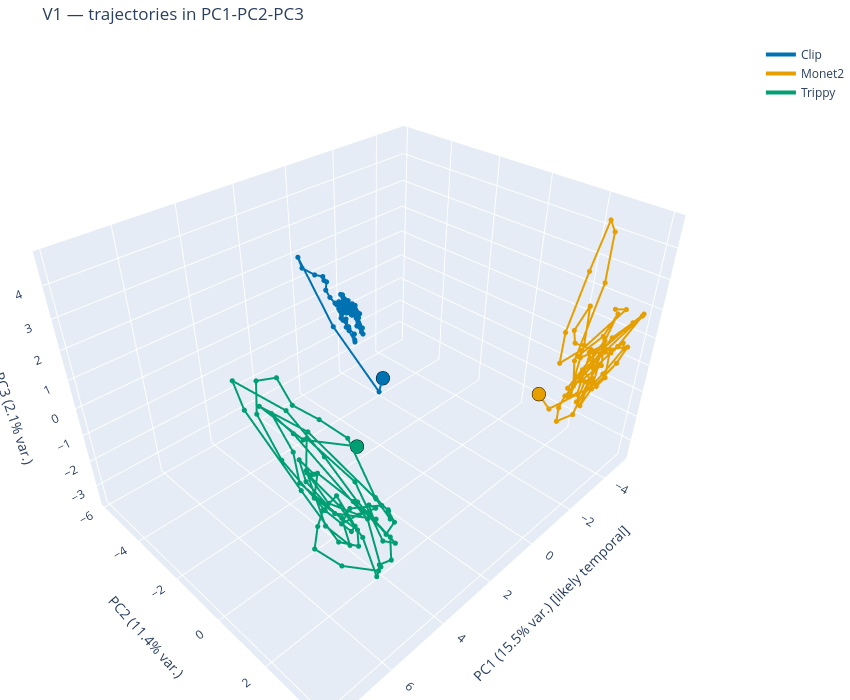

Notebook code for this chart:
### Markdown cell above
## Part 3 — Visualise V1 trajectories

V1 is our reference area. We plot the three stimulus trajectories in the top-3 PC space. Filled circle marks frame 0, open circle marks the last frame.

**What we're looking for:** do the trajectories peel apart at any point in the trial, or do they trace overlapping paths? PC1 likely captures stimulus-common temporal dynamics (the joint rise/settle); stimulus-specific differences should appear as separation along PC2-3.

**Qualitative shape question:** even when trajectories peel apart, *how* do they peel apart? Parallel curves at different points = stable per-stim representation. Intersecting / diverging curves = dynamic re-coding.

### Code cell
# 2-D trajectory (matplotlib).
fig, ax = plt.subplots(figsize=(8, 6))
traj_utils.plot_trajectory_2d(
    pca_per_area["V1"]["stim_pcs"], "V1", pca_per_area["V1"]["pca"], ax=ax,
)
fig.tight_layout()
fig.savefig(FIGURES_DIR / "3_v1_trajectory_2d.png", dpi=150)
plt.show()

# 3-D trajectory (Plotly).
fig3d = traj_utils.plot_trajectory_3d_plotly(
    pca_per_area["V1"]["stim_pcs"], "V1", pca_per_area["V1"]["pca"],
)
out_html = FIGURES_DIR / "3_v1_trajectory_3d.html"
fig3d.write_html(str(out_html))
print(f"saved {out_html}")
fig3d.show()

### Figure 1 — Plotly figure (JSON) as saved in the notebook; plotly's stock layout.template omitted (floating-point values rounded to 4 significant figures)
{"data": [{"line": {"color": "#0072B2", "width": 4}, "marker": {"color": "#0072B2", "size": 3}, "mode": "lines+markers", "name": "Clip", "text": ["frame 0 (0 ms)", "frame 1 (133 ms)", "frame 2 (266 ms)", "frame 3 (400 ms)", "frame 4 (533 ms)", "frame 5 (666 ms)", "frame 6 (800 ms)", "frame 7 (933 ms)", "frame 8 (1066 ms)", "frame 9 (1200 ms)", "frame 10 (1333 ms)", "frame 11 (1466 ms)", "frame 12 (1600 ms)", "frame 13 (1733 ms)", "frame 14 (1866 ms)", "frame 15 (2000 ms)", "frame 16 (2133 ms)", "frame 17 (2266 ms)", "frame 18 (2400 ms)", "frame 19 (2533 ms)", "frame 20 (2666 ms)", "frame 21 (2800 ms)", "frame 22 (2933 ms)", "frame 23 (3066 ms)", "frame 24 (3200 ms)", "frame 25 (3333 ms)", "frame 26 (3466 ms)", "frame 27 (3600 ms)", "frame 28 (3733 ms)", "frame 29 (3866 ms)", "frame 30 (4000 ms)", "frame 31 (4133 ms)", "frame 32 (4266 ms)", "frame 33 (4400 ms)", "frame 34 (4533 ms)", "frame 35 (4666 ms)", "frame 36 (4800 ms)", "frame 37 (4933 ms)", "frame 38 (5066 ms)", "frame 39 (5200 ms)", "frame 40 (5333 ms)", "frame 41 (5466 ms)", "frame 42 (5600 ms)", "frame 43 (5733 ms)", "frame 44 (5866 ms)", "frame 45 (6000 ms)", "frame 46 (6133 ms)", "frame 47 (6266 ms)", "frame 48 (6400 ms)", "frame 49 (6533 ms)", "frame 50 (6666 ms)", "frame 51 (6800 ms)", "frame 52 (6933 ms)", "frame 53 (7066 ms)", "frame 54 (7200 ms)", "frame 55 (7333 ms)", "frame 56 (7466 ms)", "frame 57 (7600 ms)", "frame 58 (7733 ms)", "frame 59 (7866 ms)", "frame 60 (8000 ms)", "frame 61 (8133 ms)", "frame 62 (8266 ms)", "frame 63 (8400 ms)", "frame 64 (8533 ms)", "frame 65 (8666 ms)", "frame 66 (8800 ms)", "frame 67 (8933 ms)", "frame 68 (9066 ms)", "frame 69 (9200 ms)", "frame 70 (9333 ms)", "frame 71 (9466 ms)", "frame 72 (9600 ms)", "frame 73 (9733 ms)", "frame 74 (9866 ms)"], "type": "scatter3d", "x": [-1.269, -0.9644, -0.239, -0.03355, -0.1468, -0.443, -0.5582, -0.5494, -0.6614, -0.5744, -0.5636, -0.657, -0.7464, -0.8377, -0.8335, -0.7712, -0.7511, -0.8508, -0.7733, -0.7949, -0.7674, -0.7097, -0.8784, -0.8922, -1.014, -0.9814, -0.9327, -0.9235, -0.9908, -1.135, -1.293, -1.313, -1.14, -1.032, -0.7963, -0.761, -0.8458, -0.8742, -1.057, -1.114, -1.04, -0.9185, -0.9932, -1.136, -1.091, -1.021, -1.237, -1.333, -1.475, -1.39, -1.32, -1.331, -1.276, -1.275, -1.392, -1.445, -1.322, -1.195, -1.221, -1.165, -1.109, -1.053, -1.039, -1.045, -1.174, -1.302, -1.262, -1.209, -1.329, -1.466, -1.521, -1.407, -1.309, -1.284, -1.257], "y": [-3.119, -2.998, -4.461, -5.862, -5.822, -5.538, -5.261, -5.199, -5.196, -5.154, -4.944, -4.803, -4.672, -4.612, -4.63, -4.748, -4.624, -4.361, -4.397, -4.445, -4.396, -4.194, -4.085, -4.112, -4.256, -4.485, -4.72, -4.733, -4.916, -4.856, -4.853, -4.635, -4.518, -4.581, -4.751, -4.839, -4.823, -4.794, -4.684, -4.46, -4.516, -4.719, -4.605, -4.602, -4.583, -4.67, -4.571, -4.53, -4.46, -4.438, -4.359, -4.181, -4.171, -4.396, -4.548, -4.509, -4.702, -4.815, -4.883, -5.065, -4.912, -4.718, -4.664, -4.661, -4.747, -4.685, -4.774, -5.021, -4.871, -4.772, -4.576, -4.507, -4.532, -4.495, -4.078], "z": [-2.184, -2.558, -0.2118, 1.949, 1.523, 1.262, 1.262, 1.143, 1.047, 0.7798, 0.5892, 0.3874, 0.1116, 0.05302, 0.1893, 0.1435, -0.1688, -0.4441, -0.4418, -0.24, -0.1119, -0.4582, -0.9482, -0.8874, -0.7622, -0.6365, -0.3753, -0.1003, 0.0721, 0.07091, 0.01289, -0.1349, -0.1595, 0.03442, 0.2223, 0.2688, 0.3552, 0.3009, 0.07096, -0.1388, -0.02129, 0.1979, 0.1016, 0.0803, 0.1689, 0.2378, 0.2171, 0.1275, -0.2375, -0.2734, -0.2949, -0.6265, -0.7609, -0.6146, -0.4194, -0.4462, -0.207, -0.1192, 0.1319, 0.4096, 0.2098, -0.0468, -0.01343, -0.1054, -0.1827, -0.1891, 0.07149, 0.3945, 0.1777, -0.1229, -0.2703, -0.277, -0.07704, -0.2154, -0.7928]}, {"marker": {"color": "#0072B2", "line": {"color": "black", "width": 1}, "size": 8}, "mode": "markers", "name": "Clip t=0", "showlegend": false, "type": "scatter3d", "x": [-1.269], "y": [-3.119], "z": [-2.184]}, {"line": {"color": "#E69F00", "width": 4}, "marker": {"color": "#E69F00", "size": 3}, "mode": "lines+markers", "name": "Monet2", "text": ["frame 0 (0 ms)", "frame 1 (133 ms)", "frame 2 (266 ms)", "frame 3 (400 ms)", "frame 4 (533 ms)", "frame 5 (666 ms)", "frame 6 (800 ms)", "frame 7 (933 ms)", "frame 8 (1066 ms)", "frame 9 (1200 ms)", "frame 10 (1333 ms)", "frame 11 (1466 ms)", "frame 12 (1600 ms)", "frame 13 (1733 ms)", "frame 14 (1866 ms)", "frame 15 (2000 ms)", "frame 16 (2133 ms)", "frame 17 (2266 ms)", "frame 18 (2400 ms)", "frame 19 (2533 ms)", "frame 20 (2666 ms)", "frame 21 (2800 ms)", "frame 22 (2933 ms)", "frame 23 (3066 ms)", "frame 24 (3200 ms)", "frame 25 (3333 ms)", "frame 26 (3466 ms)", "frame 27 (3600 ms)", "frame 28 (3733 ms)", "frame 29 (3866 ms)", "frame 30 (4000 ms)", "frame 31 (4133 ms)", "frame 32 (4266 ms)", "frame 33 (4400 ms)", "frame 34 (4533 ms)", "frame 35 (4666 ms)", "frame 36 (4800 ms)", "frame 37 (4933 ms)", "frame 38 (5066 ms)", "frame 39 (5200 ms)", "frame 40 (5333 ms)", "frame 41 (5466 ms)", "frame 42 (5600 ms)", "frame 43 (5733 ms)", "frame 44 (5866 ms)", "frame 45 (6000 ms)", "frame 46 (6133 ms)", "frame 47 (6266 ms)", "frame 48 (6400 ms)", "frame 49 (6533 ms)", "frame 50 (6666 ms)", "frame 51 (6800 ms)", "frame 52 (6933 ms)", "frame 53 (7066 ms)", "frame 54 (7200 ms)", "frame 55 (7333 ms)", "frame 56 (7466 ms)", "frame 57 (7600 ms)", "frame 58 (7733 ms)", "frame 59 (7866 ms)", "frame 60 (8000 ms)", "frame 61 (8133 ms)", "frame 62 (8266 ms)", "frame 63 (8400 ms)", "frame 64 (8533 ms)", "frame 65 (8666 ms)", "frame 66 (8800 ms)", "frame 67 (8933 ms)", "frame 68 (9066 ms)", "frame 69 (9200 ms)", "frame 70 (9333 ms)", "frame 71 (9466 ms)", "frame 72 (9600 ms)", "frame 73 (9733 ms)", "frame 74 (9866 ms)"], "type": "scatter3d", "x": [-3.444, -3.777, -4.18, -4.546, -4.169, -3.891, -3.872, -3.793, -3.439, -3.167, -3.788, -4.114, -4.215, -4.027, -3.86, -3.984, -4.472, -4.866, -4.887, -4.623, -4.326, -4.5, -4.111, -3.992, -4.334, -4.028, -4.031, -4.41, -4.16, -4.233, -4.625, -4.857, -4.644, -4.22, -4.262, -4.191, -4.21, -4.622, -4.552, -4.68, -4.352, -4.182, -3.898, -3.904, -4.339, -4.526, -4.3, -3.871, -3.22, -3.361, -3.454, -4.12, -4.969, -4.465, -3.965, -3.817, -4.33, -4.465, -4.219, -4.03, -4.069, -4.466, -4.542, -4.074, -3.9, -3.968, -4.374, -4.308, -4.335, -4.429, -4.072, -3.7, -3.472, -4.076, -3.996], "y": [1.793, 2.051, 2.739, 2.747, 2.364, 2.413, 2.8, 2.874, 2.879, 2.913, 3.503, 3.579, 3.217, 2.606, 2.789, 3.408, 3.921, 4.017, 3.418, 3.014, 2.912, 2.653, 2.486, 3.233, 3.022, 2.96, 3.386, 3.248, 2.771, 2.641, 3.193, 3.749, 3.61, 3.29, 3.143, 2.917, 2.748, 3.253, 3.787, 3.667, 3.5, 3.278, 3.228, 3.048, 3.116, 3.097, 2.996, 2.872, 2.7, 2.619, 2.717, 3.42, 3.939, 3.388, 3.164, 3.23, 3.466, 3.422, 3.312, 3.229, 3.214, 2.98, 2.585, 2.683, 2.707, 2.555, 2.87, 2.912, 2.71, 2.285, 2.033, 2.211, 2.963, 3.819, 3.53], "z": [-1.422, -2.077, -1.327, 0.234, 0.4722, 1.083, 2.114, 0.8046, -0.7776, -0.4568, 1.262, 2.075, 1.088, 0.1669, 0.2828, 0.8508, 1.765, 1.935, 0.505, -0.2807, -0.2029, -0.6262, -1.523, -0.7347, -0.2146, 0.47, 0.9424, -0.05599, -0.774, -0.7063, 0.4141, 0.6516, 0.08984, -0.6734, -0.64, -0.7334, -1.644, -0.4799, 0.7636, 0.8452, 0.5624, 0.4883, -0.3632, -1.463, -0.9847, -0.1553, -0.7142, -1.901, -1.906, -1.485, -1.013, 0.6891, 1.787, 1.001, 0.2196, 0.6525, 0.674, -0.4647, -0.7292, -0.3676, -0.5151, -0.7834, -0.6171, -0.5876, -0.8718, -0.005901, 2.716, 4.374, 4.661, 2.852, 0.7581, -0.1324, 0.81, 2.339, 2.258]}, {"marker": {"color": "#E69F00", "line": {"color": "black", "width": 1}, "size": 8}, "mode": "markers", "name": "Monet2 t=0", "showlegend": false, "type": "scatter3d", "x": [-3.444], "y": [1.793], "z": [-1.422]}, {"line": {"color": "#009E73", "width": 4}, "marker": {"color": "#009E73", "size": 3}, "mode": "lines+markers", "name": "Trippy", "text": ["frame 0 (0 ms)", "frame 1 (133 ms)", "frame 2 (266 ms)", "frame 3 (400 ms)", "frame 4 (533 ms)", "frame 5 (666 ms)", "frame 6 (800 ms)", "frame 7 (933 ms)", "frame 8 (1066 ms)", "frame 9 (1200 ms)", "frame 10 (1333 ms)", "frame 11 (1466 ms)", "frame 12 (1600 ms)", "frame 13 (1733 ms)", "frame 14 (1866 ms)", "frame 15 (2000 ms)", "frame 16 (2133 ms)", "frame 17 (2266 ms)", "frame 18 (2400 ms)", "frame 19 (2533 ms)", "frame 20 (2666 ms)", "frame 21 (2800 ms)", "frame 22 (2933 ms)", "frame 23 (3066 ms)", "frame 24 (3200 ms)", "frame 25 (3333 ms)", "frame 26 (3466 ms)", "frame 27 (3600 ms)", "frame 28 (3733 ms)", "frame 29 (3866 ms)", "frame 30 (4000 ms)", "frame 31 (4133 ms)", "frame 32 (4266 ms)", "frame 33 (4400 ms)", "frame 34 (4533 ms)", "frame 35 (4666 ms)", "frame 36 (4800 ms)", "frame 37 (4933 ms)", "frame 38 (5066 ms)", "frame 39 (5200 ms)", "frame 40 (5333 ms)", "frame 41 (5466 ms)", "frame 42 (5600 ms)", "frame 43 (5733 ms)", "frame 44 (5866 ms)", "frame 45 (6000 ms)", "frame 46 (6133 ms)", "frame 47 (6266 ms)", "frame 48 (6400 ms)", "frame 49 (6533 ms)", "frame 50 (6666 ms)", "frame 51 (6800 ms)", "frame 52 (6933 ms)", "frame 53 (7066 ms)", "frame 54 (7200 ms)", "frame 55 (7333 ms)", "frame 56 (7466 ms)", "frame 57 (7600 ms)", "frame 58 (7733 ms)", "frame 59 (7866 ms)", "frame 60 (8000 ms)", "frame 61 (8133 ms)", "frame 62 (8266 ms)", "frame 63 (8400 ms)", "frame 64 (8533 ms)", "frame 65 (8666 ms)", "frame 66 (8800 ms)", "frame 67 (8933 ms)", "frame 68 (9066 ms)", "frame 69 (9200 ms)", "frame 70 (9333 ms)", "frame 71 (9466 ms)", "frame 72 (9600 ms)", "frame 73 (9733 ms)", "frame 74 (9866 ms)"], "type": "scatter3d", "x": [3.891, 5.329, 6.788, 6.116, 4.442, 3.962, 3.744, 3.777, 4.882, 5.362, 4.527, 4.277, 5.745, 6.328, 6.344, 6.101, 6.311, 5.541, 4.647, 4.224, 4.529, 4.417, 3.994, 3.688, 3.528, 4.087, 4.91, 5.659, 6.199, 6.496, 6.864, 6.867, 6.345, 5.254, 4.457, 4.241, 4.743, 5.32, 5.494, 5.899, 5.49, 4.448, 4.262, 3.69, 3.59, 4.456, 5.581, 5.713, 4.593, 4.895, 5.543, 6.12, 7.185, 7.784, 6.577, 5.456, 4.542, 3.532, 4.025, 4.643, 5.912, 6.143, 5.77, 4.999, 4.802, 5.773, 6.018, 6.652, 6.321, 4.445, 4.004, 4.281, 4.35, 4.919, 5.64], "y": [0.963, 0.5343, 0.8942, 1.71, 2.221, 2.275, 1.992, 1.78, 1.705, 1.904, 1.84, 2.061, 2.096, 1.792, 1.612, 1.824, 1.83, 1.639, 1.8, 1.992, 2.045, 2.121, 2.162, 2.177, 1.799, 1.839, 1.718, 1.582, 1.321, 1.22, 0.9786, 0.8792, 0.9455, 1.156, 1.286, 1.208, 1.048, 1.158, 1.108, 1.426, 2.004, 2.33, 2.177, 2.089, 1.94, 1.385, 1.324, 1.304, 1.674, 2.026, 1.972, 1.32, 0.8868, 1.491, 1.574, 1.465, 1.642, 2.085, 2.074, 1.662, 1.398, 1.595, 1.755, 1.806, 1.29, 0.8354, 0.9859, 1.132, 1.437, 1.911, 1.983, 2.098, 1.62, 1.348, 1.1], "z": [0.3186, 1.147, 3.208, 2.558, -0.3381, -1.369, -1.383, -1.347, -0.7312, -0.7963, -1.013, -1.299, -0.01143, 1.231, 1.805, 1.334, 1.519, -0.1303, -1.073, -0.9829, -0.6145, -1.175, -2.013, -1.762, -1.722, -0.7937, 1.656, 2.58, 3.148, 4.007, 3.986, 3.023, 1.371, -0.9309, -2.214, -2.225, -0.8262, -0.8613, -1.38, -1.676, -2.19, -2.974, -3.0, -3.34, -2.594, -1.002, 0.7033, -0.06084, -1.763, -1.884, -1.268, 0.4835, 3.316, 4.728, 3.348, 1.248, -0.7795, -2.776, -2.319, 0.01605, 2.057, 1.33, -0.6801, -1.941, -1.437, 0.1761, 1.449, 3.061, 2.468, -1.285, -3.458, -3.54, -2.274, -0.8684, 0.4807]}, {"marker": {"color": "#009E73", "line": {"color": "black", "width": 1}, "size": 8}, "mode": "markers", "name": "Trippy t=0", "showlegend": false, "type": "scatter3d", "x": [3.891], "y": [0.963], "z": [0.3186]}], "layout": {"height": 700, "margin": {"b": 0, "l": 0, "r": 0, "t": 40}, "scene": {"xaxis": {"title": {"text": "PC1 (15.5% var.) [likely temporal]"}}, "yaxis": {"title": {"text": "PC2 (11.4% var.)"}}, "zaxis": {"title": {"text": "PC3 (2.1% var.)"}}}, "title": {"text": "V1 — trajectories in PC1-PC2-PC3"}, "width": 850}}
